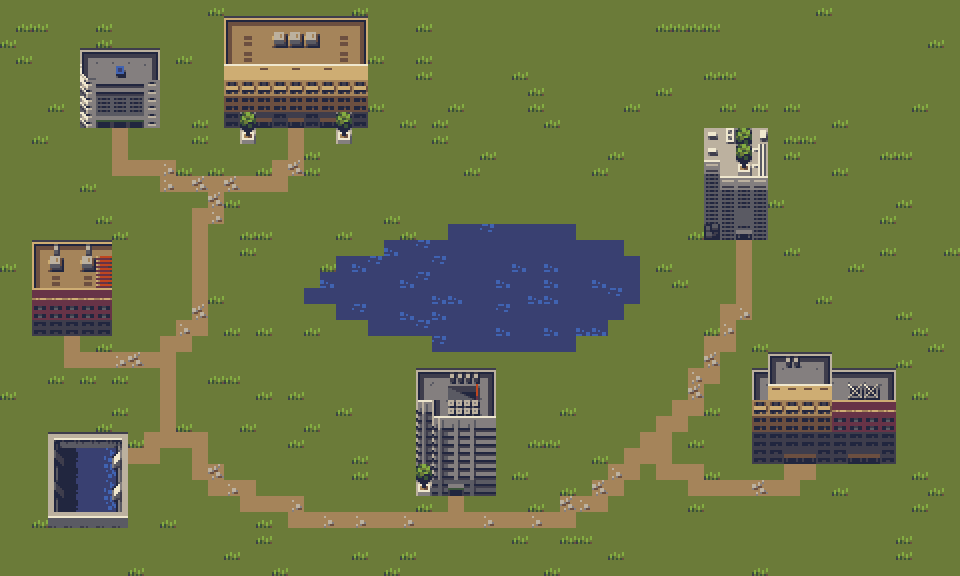

This is a level from a 2D game, rendered from its Tiled map with the project's own tilesets. A one-line summary and the map file follow, with tile-layer data summarised:
An orthogonal 60x36 tile map with 16x16 px tiles, 2 tile layers (Tile Layer 1, Tile Layer 2).

<map version="1.10" tiledversion="1.11.0" orientation="orthogonal" renderorder="right-down" width="60" height="36" tilewidth="16" tileheight="16" infinite="0" nextlayerid="6" nextobjectid="1">
 <tileset firstgid="1" source="galletcity.tsx" />
 <layer id="1" name="Tile Layer 1" width="60" height="36">
  <data>[2160 cells, 2160 non-empty, 5 distinct tile ids]</data>
 </layer>
 <layer id="4" name="Tile Layer 2" width="60" height="36">
  <data>[2160 cells, 395 non-empty, 65 distinct tile ids]</data>
 </layer>
</map>